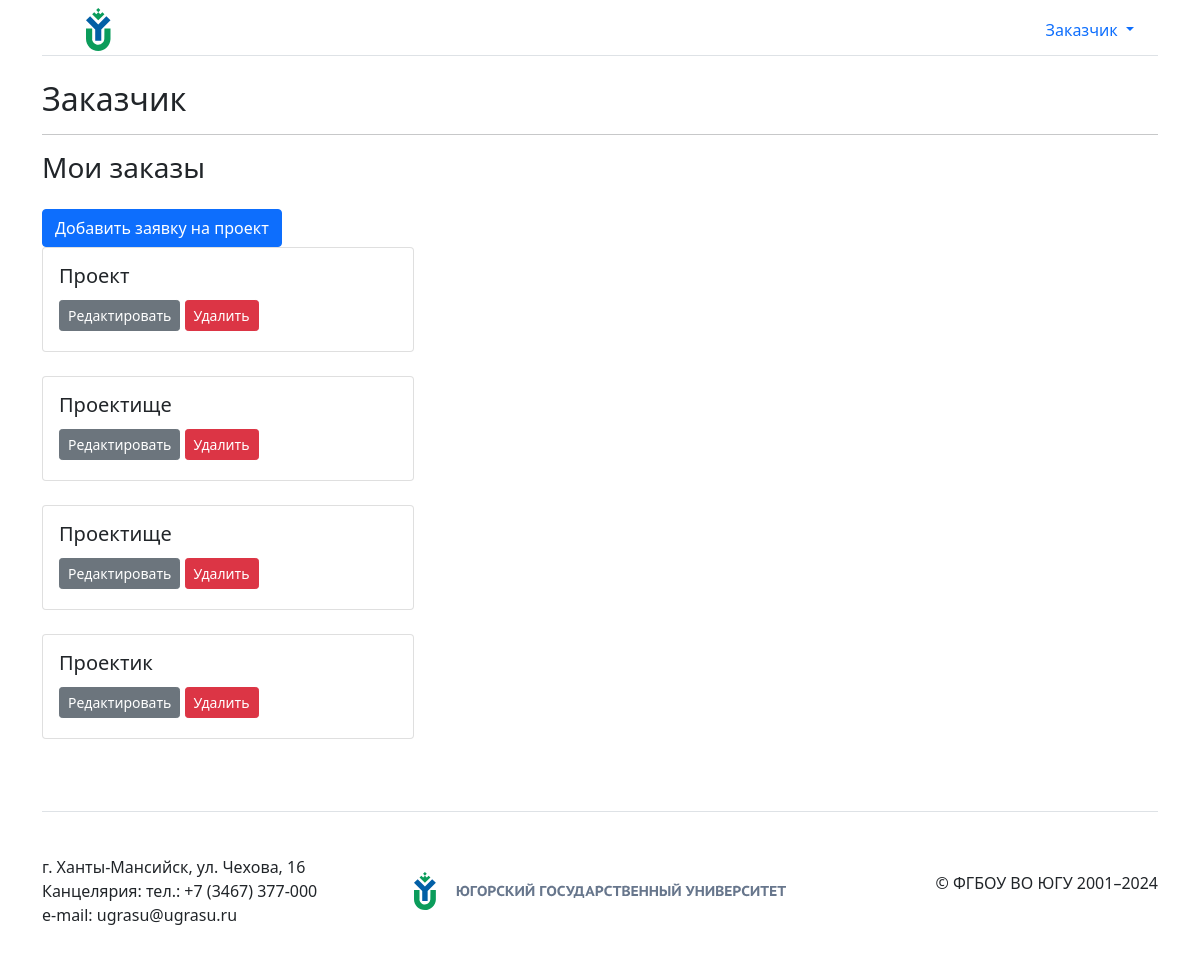
/account/profileCustomer/ (signed in), run on an earlier commit of the app's database.
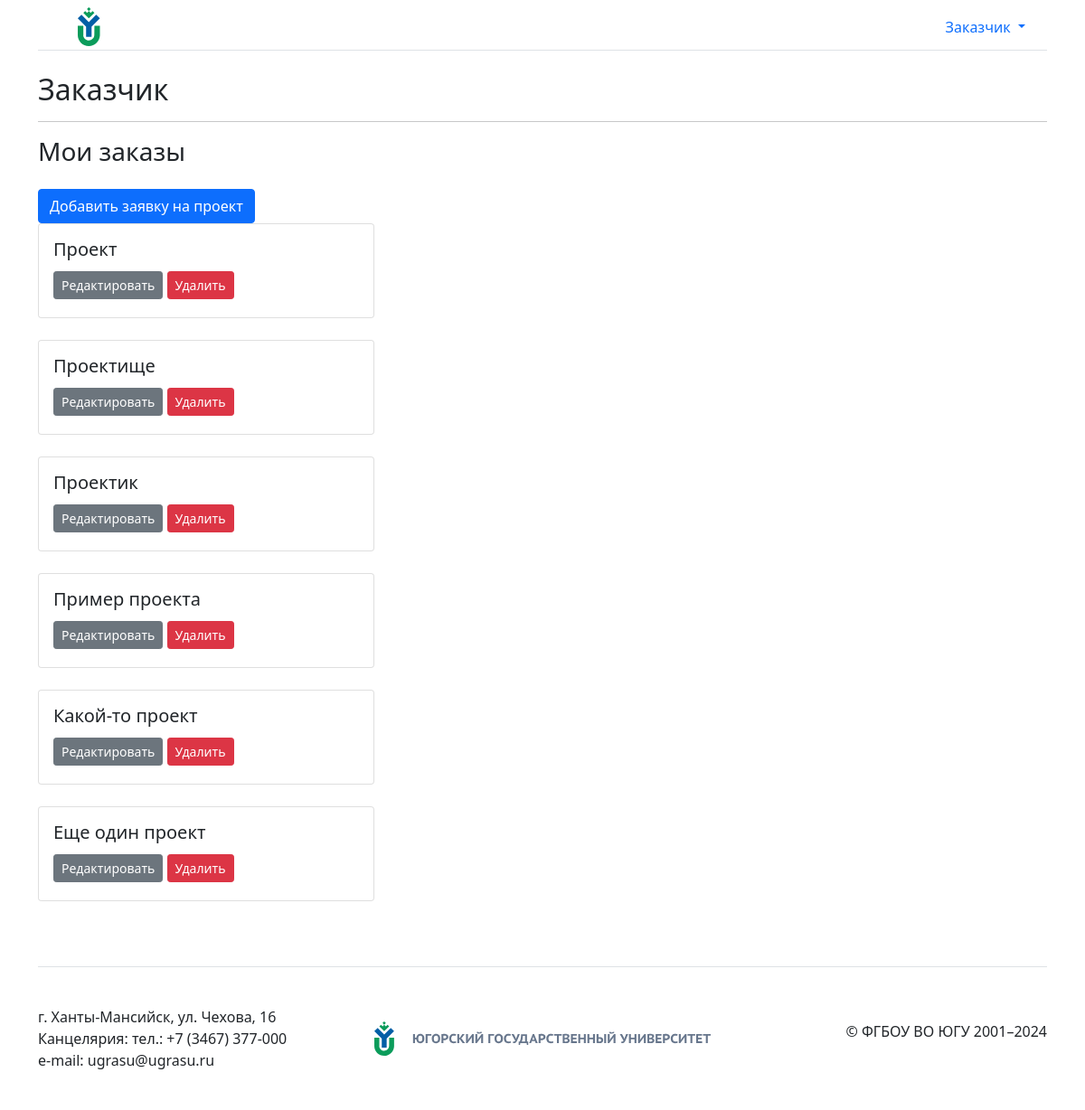
And on a later commit of the database.
### showcase_projects/models.py (models this page shows, shortened)
class ModelWithStatus(models.Model):
    class Meta:
        abstract = True
    STATUS_CHOICES = [
        ('accepted', 'Принят'),
        ('processing', 'В обработке'),
        ('rejected', 'Отклонен'),
    ]
    status = models.CharField(max_length=20, choices=STATUS_CHOICES, default='processing')

class Order(ModelWithStatus):
    title = models.CharField(max_length=100)
    customer = models.ForeignKey(Customer, on_delete=models.CASCADE, related_name='customer')
    directionIdentity = models.ManyToManyField(DirectionIdentity)
    spheres = models.ManyToManyField(Spheres)
    types = models.ManyToManyField(Types)

### registration/views.py (the view, shortened to what this page needs)
# urls.py: path('profileCustomer/', registration_views.CustomerProfile.as_view(), name='profileCustomer'),
class CustomerProfile(ListView, UserPassesTestMixin):
    model = Order
    template_name = 'registration/profileCustomer.html'
    context_object_name = 'orders'
    def get_context_data(self, **kwargs):
        context = super().get_context_data(**kwargs)
        context['showButtonCreateProject'] = canAddProject(self.request.user)
        return context
    def get_queryset(self):
        user = get_object_or_404(Customer, user__username=self.request.user.username)
        return Order.objects.filter(customer=user)

### showcase_projects/permission.py (called while the page is built)
def permissionIsActiv(name_permission, groups):
    try:
        permission = Permission.objects.get(codename=name_permission)
        print(permission)
        if not TimePermission.objects.filter(permission=permission).exists():
            return True
        if TimePermission.objects.filter(permission=permission, group__in=groups, time_start__lte=timezone.now(), time_finish__gte=timezone.now()).exists():
            return True
        return False
    except:
        pass
    return False

def canAddProject(user):
    name_permission = 'add_project'
    return user.has_perm(APP_NAME + '.' + name_permission) and permissionIsActiv(name_permission, user.groups.all())

### registration/templates/registration/profileCustomer.html
{% extends "showcase_projects/base.html" %}
{% block content %}
<h2 class="account-heading">{{ user.username }}</h2>
<hr>
<h3>Мои заказы</h3>
{% if showButtonCreateProject %}
    <a href="{% url 'order-create' %}" class="btn btn-primary mt-3">Добавить заявку на проект</a>
{% endif %}
{% if orders %}
    {% for order in orders %}
        {% include "showcase_projects/order_card.html" %}
    {% endfor %}
{% endif %}
<br>
<br>
{% endblock content %}

### showcase_projects/templates/showcase_projects/order_card.html (shortened to what this page needs)
<div class="col-md-4 mb-4">
    <div class="card">
        <div class="card-body">
            <h5 class="card-title">{{ order.title }}</h5>
            {% if order.customer == user.customer %}
                <a class="btn btn-secondary btn-sm mt-1 mb-1" href="{% url 'order-update' order.id %}">Редактировать</a>
                <a class="btn btn-danger btn-sm mt-1 mb-1" href="{% url 'order-delete' order.id %}">Удалить</a>
            {% endif %}
        </div>
    </div>
</div>

What changed in the data, as far as the page shows it:
removed Order: title "Проектище", shows "Редактировать"
added Order: title "Пример проекта", shows "Редактировать"
added Order: title "Какой-то проект", shows "Редактировать"
added Order: title "Еще один проект", shows "Редактировать"
